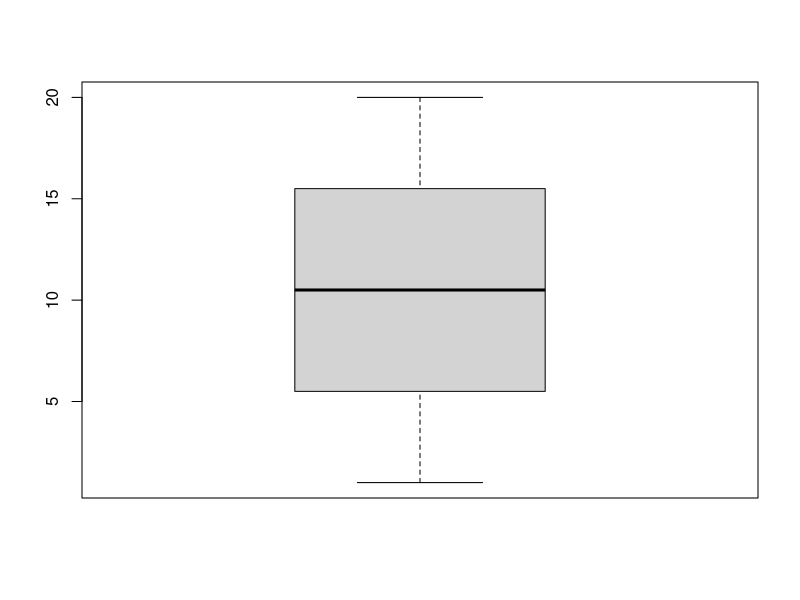
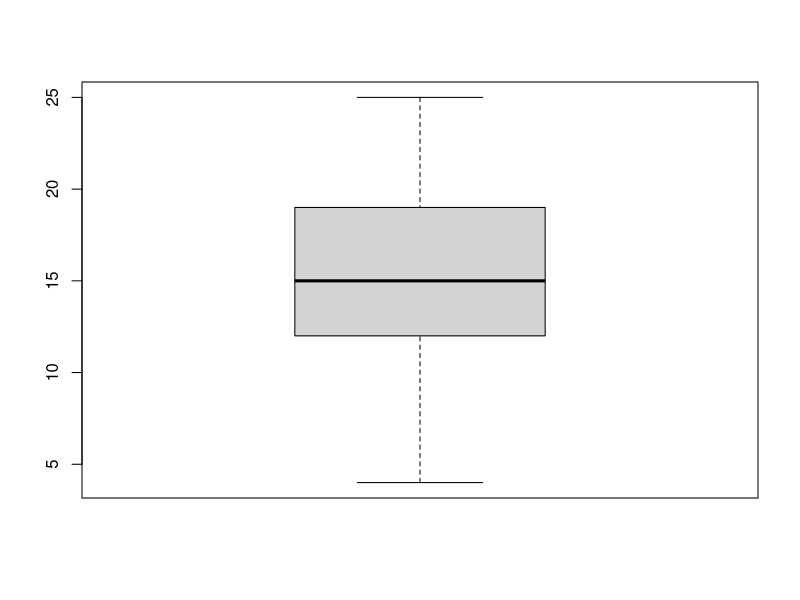
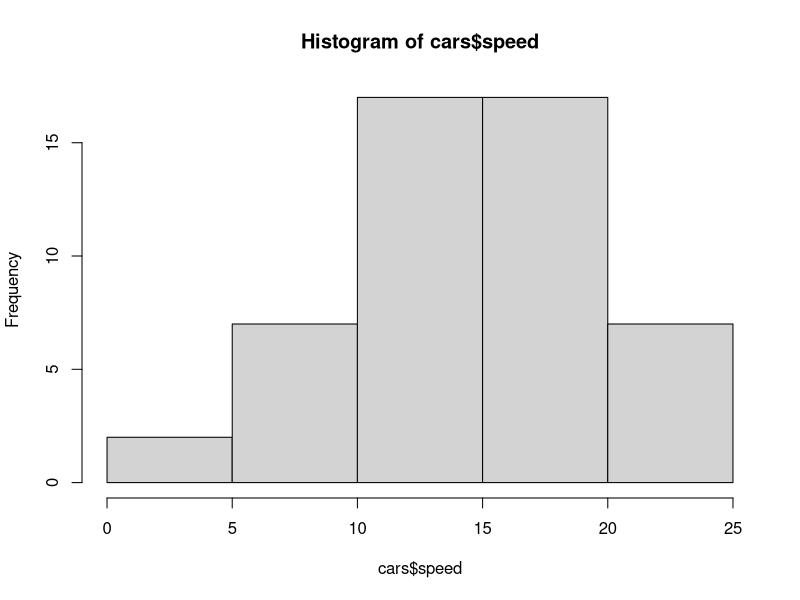
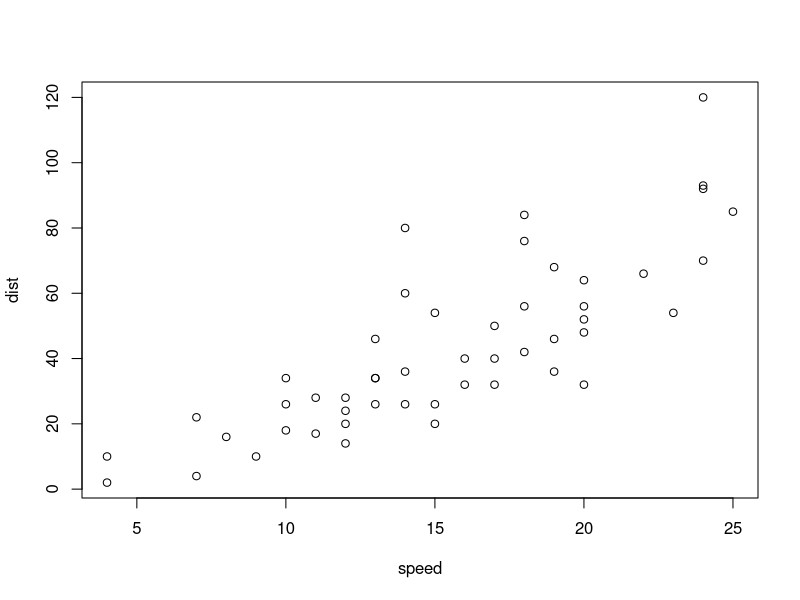

Here is the R script that generated these plots, in order:
# session 1

# summary data : R has specific function summary to summary data including min,
# q1, median, mean q3 and max

data1<- c(1:20)
data1

# we can visualize data usinh boxplot

boxplot(data1)

data2 <- data1^2
summary(data2)

data<- cbind(data1,data2)
data
str(data)

head(data)
class(data)

# creating data frame of data
df<- data.frame(data)
df
str(data)
class(df)
head(df)

head(cars) # R has automatic car data in storage
data.frame(cars)
cars$speed
cars$dist # dany data name + "$" helps to find specific data 
summary(cars)
boxplot(cars$speed)
hist(cars$speed)
plot(cars)
